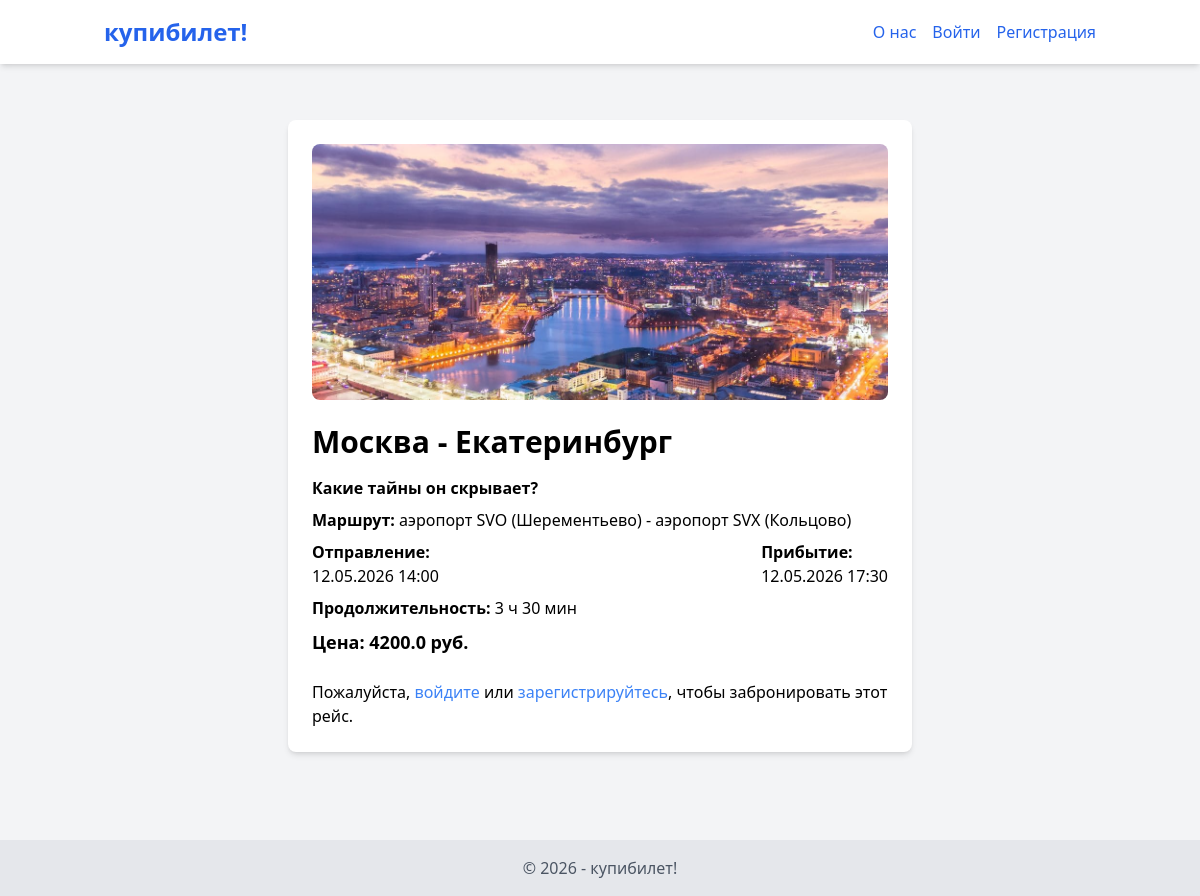
Page /flights/2 on the committed database.
### app.py (models this page shows)
class Flight(db.Model):
    id = db.Column(db.Integer, primary_key=True)
    departure_city = db.Column(db.String(100), nullable=False)
    arrival_city = db.Column(db.String(100), nullable=False)
    image = db.Column(db.String(255))
    description = db.Column(db.Text)
    route = db.Column(db.String(255))
    departure_datetime = db.Column(db.DateTime, nullable=False)
    arrival_datetime = db.Column(db.DateTime, nullable=False)
    price = db.Column(db.Float, nullable=False)
    bookings = db.relationship('Booking', foreign_keys='Booking.flight_id')

### app.py (the view)
@app.route('/flights/<int:flight_id>')
def flight_details(flight_id):
    flight = Flight.query.get_or_404(flight_id)
    duration = flight.arrival_datetime - flight.departure_datetime
    duration_hours = int(duration.total_seconds()) // 3600
    duration_minutes = int((duration.total_seconds() % 3600) // 60)  # Остаток минут
    return render_template('flight_details.html', flight=flight, duration_hours=duration_hours, duration_minutes = duration_minutes)

### templates/flight_details.html
{% extends 'base.html' %}
{% block content %}
    <div class="max-w-2xl mx-auto p-6">
        <div class="bg-white rounded-lg shadow-md p-6">
            {% if flight.image %}
                <img src="{{ url_for('static', filename=flight.image.replace('static/', '')) }}" alt="Изображение рейса" class="w-full h-64 object-cover mb-6 rounded-lg">
            {% else %}
                <div class="w-full h-64 bg-gray-200 rounded-lg mb-6"></div> </div> <p class="text-center text-gray-500">Изображение отсутствует</p>
            {% endif %}
            <h1 class="text-3xl font-bold my-4">{{ flight.departure_city }} - {{ flight.arrival_city }}</h1>
            <div class="mb-6">
                <p class="mb-2 font-semibold">{{ flight.description }}</span> </p>
                <p class="mb-2"><span class="font-semibold">Маршрут:</span> {{ flight.route }}</p>
                <div class="flex justify-between">
                    <div>
                        <p class="mb-2"><span class="font-semibold">Отправление:</span> <br> {{ flight.departure_datetime.strftime('%d.%m.%Y %H:%M') }}</p>
                    </div>
                    <div>
                        <p class="mb-2"><span class="font-semibold">Прибытие:</span><br> {{ flight.arrival_datetime.strftime('%d.%m.%Y %H:%M') }}</p>
                    </div>
                </div>
                <p class="mb-2"><span class="font-semibold">Продолжительность:</span> {{ duration_hours }} ч {{ duration_minutes }} мин</p>
                    <p class="mb-2 text-lg font-bold"><span class="font-semibold">Цена:</span> {{ flight.price }} руб.</p>
            </div>
            {% if current_user.is_authenticated %}
                <form action="{{ url_for('book_flight', flight_id=flight.id) }}" method="post" class="mt-6">
                    <div class="mb-4">
                        <label for="full_name" class="block text-gray-700 font-bold mb-2">ФИО:</label>
                        <input type="text" name="full_name" id="full_name" class="shadow appearance-none border rounded w-full py-2 px-3 text-gray-700 leading-tight focus:outline-none focus:shadow-outline" required value="{{ current_user.username }}"> </div>
                    <div class="mb-4">
                        <label for="email" class="block text-gray-700 font-bold mb-2">Email:</label>
                        <input type="email" name="email" id="email" class="shadow appearance-none border rounded w-full py-2 px-3 text-gray-700 leading-tight focus:outline-none focus:shadow-outline" required>
                    </div>
                    <div class="mb-4">
                        <label for="phone" class="block text-gray-700 font-bold mb-2">Телефон:</label>
                        <input type="tel" name="phone" id="phone" class="shadow appearance-none border rounded w-full py-2 px-3 text-gray-700 leading-tight focus:outline-none focus:shadow-outline" required>
                    </div>
                    <button type="submit" class="bg-blue-500 hover:bg-blue-700 text-white font-bold py-2 px-4 rounded focus:outline-none focus:shadow-outline">
                        Забронировать
                    </button>
                </form>
            {% else %}
                    <p>Пожалуйста, <a href="{{ url_for('login') }}" class="text-blue-500 hover:underline">войдите</a> или <a href="{{ url_for('register') }}" class="text-blue-500 hover:underline">зарегистрируйтесь</a>, чтобы забронировать этот рейс.</p>
            {% endif %}
        </div>
    </div>
{% endblock %}

### rows in the picture
Flight: image (picture), departure_city "Москва", arrival_city "Екатеринбург", description "Какие тайны он скрывает?", route "аэропорт SVO (Шерементьево) - аэропорт SVX (Кольцово)", departure_datetime "12.05.2026 14:00", arrival_datetime "12.05.2026 17:30", price "4200.0"

### other values in the picture
{{ duration_hours }} "3"
{{ duration_minutes }} "30"
